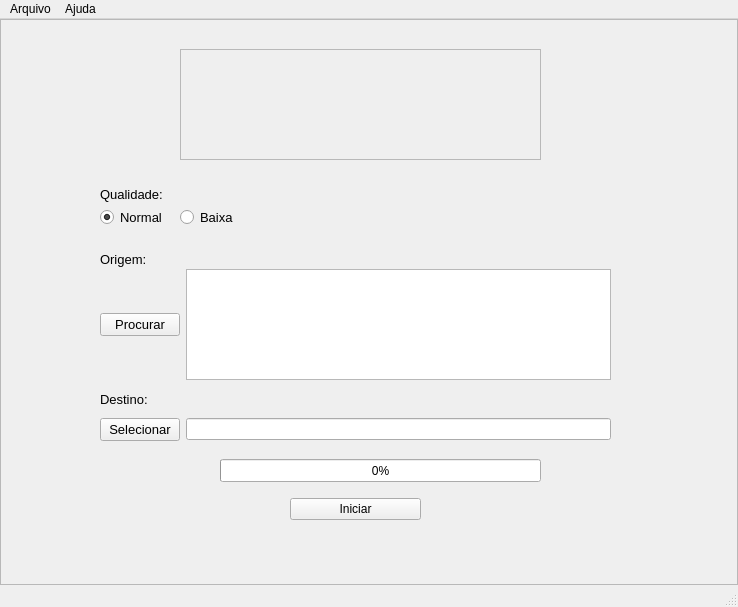
<?xml version="1.0" encoding="UTF-8"?>
<ui version="4.0">
 <class>PjeConverter</class>
 <widget class="QMainWindow" name="PjeConverter">
  <property name="geometry">
   <rect>
    <x>0</x>
    <y>0</y>
    <width>738</width>
    <height>607</height>
   </rect>
  </property>
  <property name="windowTitle">
   <string>PJE Converter</string>
  </property>
  <property name="windowIcon">
   <iconset resource="../../../compartilhamento/qt_designer/interface_app/resources_pje.qrc">
    <normaloff>:/TJRN/pjeMini.png</normaloff>:/TJRN/pjeMini.png</iconset>
  </property>
  <widget class="QWidget" name="centralwidget">
   <layout class="QGridLayout" name="gridLayout">
    <property name="leftMargin">
     <number>0</number>
    </property>
    <property name="topMargin">
     <number>0</number>
    </property>
    <property name="rightMargin">
     <number>0</number>
    </property>
    <property name="bottomMargin">
     <number>0</number>
    </property>
    <property name="spacing">
     <number>0</number>
    </property>
    <item row="0" column="0">
     <widget class="QFrame" name="grid_layout_main">
      <property name="styleSheet">
       <string notr="true">image: url(:/newPrefix/bn-poder-judiciario.png);
</string>
      </property>
      <property name="frameShape">
       <enum>QFrame::StyledPanel</enum>
      </property>
      <property name="frameShadow">
       <enum>QFrame::Raised</enum>
      </property>
      <widget class="QWidget" name="horizontalLayoutWidget">
       <property name="geometry">
        <rect>
         <x>100</x>
         <y>250</y>
         <width>511</width>
         <height>111</height>
        </rect>
       </property>
       <layout class="QHBoxLayout" name="horizontal_layout_search_file">
        <item>
         <widget class="QPushButton" name="search_file_button">
          <property name="font">
           <font>
            <pointsize>10</pointsize>
            <weight>50</weight>
            <bold>false</bold>
           </font>
          </property>
          <property name="text">
           <string>Procurar</string>
          </property>
         </widget>
        </item>
        <item>
         <widget class="QPlainTextEdit" name="input_file"/>
        </item>
       </layout>
      </widget>
      <widget class="QWidget" name="horizontalLayoutWidget_2">
       <property name="geometry">
        <rect>
         <x>290</x>
         <y>470</y>
         <width>131</width>
         <height>41</height>
        </rect>
       </property>
       <layout class="QHBoxLayout" name="horizontal_layout_start">
        <item>
         <widget class="QPushButton" name="start_progress_button">
          <property name="text">
           <string>Iniciar</string>
          </property>
         </widget>
        </item>
       </layout>
      </widget>
      <widget class="QFrame" name="logo_tjrn">
       <property name="geometry">
        <rect>
         <x>180</x>
         <y>30</y>
         <width>361</width>
         <height>111</height>
        </rect>
       </property>
       <property name="styleSheet">
        <string notr="true">image: url(:/TJRN/bn-poder-judiciario.png);</string>
       </property>
       <property name="frameShape">
        <enum>QFrame::StyledPanel</enum>
       </property>
       <property name="frameShadow">
        <enum>QFrame::Raised</enum>
       </property>
      </widget>
      <widget class="QProgressBar" name="progressBar">
       <property name="geometry">
        <rect>
         <x>220</x>
         <y>440</y>
         <width>321</width>
         <height>23</height>
        </rect>
       </property>
       <property name="value">
        <number>0</number>
       </property>
      </widget>
      <widget class="QWidget" name="horizontalLayoutWidget_3">
       <property name="geometry">
        <rect>
         <x>100</x>
         <y>390</y>
         <width>511</width>
         <height>41</height>
        </rect>
       </property>
       <layout class="QHBoxLayout" name="horizontalLayout">
        <item>
         <widget class="QPushButton" name="output_file_button">
          <property name="font">
           <font>
            <pointsize>10</pointsize>
           </font>
          </property>
          <property name="text">
           <string>Selecionar</string>
          </property>
         </widget>
        </item>
        <item>
         <widget class="QLineEdit" name="output_file"/>
        </item>
       </layout>
      </widget>
      <widget class="QLabel" name="label">
       <property name="geometry">
        <rect>
         <x>100</x>
         <y>370</y>
         <width>91</width>
         <height>21</height>
        </rect>
       </property>
       <property name="font">
        <font>
         <pointsize>10</pointsize>
        </font>
       </property>
       <property name="text">
        <string>Destino:</string>
       </property>
      </widget>
      <widget class="QLabel" name="label_2">
       <property name="geometry">
        <rect>
         <x>100</x>
         <y>230</y>
         <width>47</width>
         <height>21</height>
        </rect>
       </property>
       <property name="font">
        <font>
         <pointsize>10</pointsize>
        </font>
       </property>
       <property name="text">
        <string>Origem:</string>
       </property>
      </widget>
      <widget class="QRadioButton" name="radio_button_normal">
       <property name="geometry">
        <rect>
         <x>100</x>
         <y>190</y>
         <width>82</width>
         <height>17</height>
        </rect>
       </property>
       <property name="font">
        <font>
         <pointsize>10</pointsize>
        </font>
       </property>
       <property name="tabletTracking">
        <bool>false</bool>
       </property>
       <property name="acceptDrops">
        <bool>false</bool>
       </property>
       <property name="autoFillBackground">
        <bool>false</bool>
       </property>
       <property name="text">
        <string>Normal</string>
       </property>
       <property name="checked">
        <bool>true</bool>
       </property>
      </widget>
      <widget class="QRadioButton" name="radio_button_low">
       <property name="geometry">
        <rect>
         <x>180</x>
         <y>190</y>
         <width>82</width>
         <height>17</height>
        </rect>
       </property>
       <property name="font">
        <font>
         <pointsize>10</pointsize>
        </font>
       </property>
       <property name="text">
        <string>Baixa</string>
       </property>
      </widget>
      <widget class="QLabel" name="label_3">
       <property name="geometry">
        <rect>
         <x>100</x>
         <y>160</y>
         <width>101</width>
         <height>31</height>
        </rect>
       </property>
       <property name="font">
        <font>
         <pointsize>10</pointsize>
        </font>
       </property>
       <property name="text">
        <string>Qualidade:</string>
       </property>
      </widget>
     </widget>
    </item>
   </layout>
  </widget>
  <widget class="QStatusBar" name="status_bar"/>
  <widget class="QMenuBar" name="menuBar">
   <property name="geometry">
    <rect>
     <x>0</x>
     <y>0</y>
     <width>738</width>
     <height>21</height>
    </rect>
   </property>
   <widget class="QMenu" name="menuArquivo">
    <property name="title">
     <string>Arquivo</string>
    </property>
    <addaction name="action_abrir"/>
    <addaction name="actionSair"/>
   </widget>
   <widget class="QMenu" name="menuSobre">
    <property name="title">
     <string>Ajuda</string>
    </property>
    <addaction name="actionSobre"/>
   </widget>
   <addaction name="menuArquivo"/>
   <addaction name="menuSobre"/>
  </widget>
  <action name="actionFile">
   <property name="text">
    <string>File</string>
   </property>
  </action>
  <action name="action_abrir">
   <property name="icon">
    <iconset resource="../../../compartilhamento/qt_designer/interface_app/resources_pje.qrc">
     <normaloff>:/TJRN/cinema.png</normaloff>:/TJRN/cinema.png</iconset>
   </property>
   <property name="text">
    <string>Abrir</string>
   </property>
  </action>
  <action name="actionSair">
   <property name="icon">
    <iconset resource="../../../compartilhamento/qt_designer/interface_app/resources_pje.qrc">
     <normaloff>:/TJRN/saida.png</normaloff>:/TJRN/saida.png</iconset>
   </property>
   <property name="text">
    <string>Sair</string>
   </property>
  </action>
  <action name="actionSobre">
   <property name="text">
    <string>Sobre</string>
   </property>
  </action>
 </widget>
 <resources>
  <include location="../../../compartilhamento/qt_designer/interface_app/resources_pje.qrc"/>
  <include location="resources_pje.qrc"/>
 </resources>
 <connections>
  <connection>
   <sender>actionSair</sender>
   <signal>triggered(bool)</signal>
   <receiver>PjeConverter</receiver>
   <slot>close()</slot>
   <hints>
    <hint type="sourcelabel">
     <x>-1</x>
     <y>-1</y>
    </hint>
    <hint type="destinationlabel">
     <x>361</x>
     <y>205</y>
    </hint>
   </hints>
  </connection>
 </connections>
</ui>
